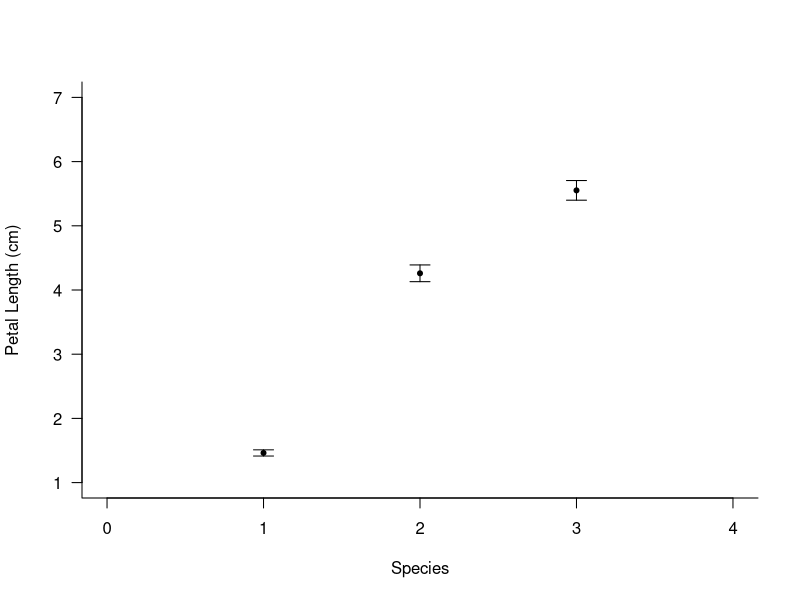
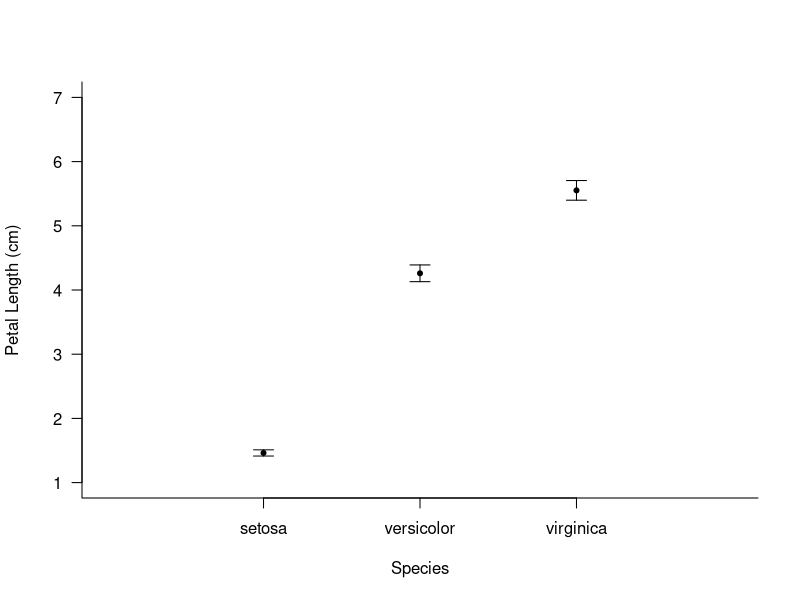

Reproduce these figures in R, in order.
# Date 18/01/2011
# Data Handling Course BD7054
# Linear Regression in R
# Template file on how to perform Linear Regression in R
#
# The data give the diameter of plants in mm and the 
# amount of seed each plant produced in g.
# We are interested in how seed production is affected
# by plant size, as indicated by root diameter.

# -------------------------------------------------------------------
# Housekeeping

rm(list=ls()) # remove everything currently held in the R memory

graphics.off() # close all open graphics windows 


# -------------------------------------------------------------------
# Enter or read in your data from a file
# In this example we will use the in-built dataset "iris" which gives the 
# measurements in centimeters of the variables sepal length and width 
# and petal length and width, respectively, for 50 flowers from each 
# of 3 species of iris. The species are Iris setosa, versicolor, and virginica.
# see ?iris for more information

#setwd("D:/Alternative My Documents/Andrews Documents/Camtasia Studio/R podcasts/R podcasts scripts/graphics scripts")

# read in data from our CSV file                              
# This is a comma separated file

#brain.data <- read.csv("brain_data.csv", header=TRUE)

# make the data directly accessible by the column headers
attach(iris)


# --------------------------------------------------------------------
# Plot and explore your data


head(iris)

# *************************************
# use an errorbar plot to show the data
# NB not straight forward
dev.new()
par(mfrow=c(1,1))
# calculate the means of the groups using tapply()
mu <- tapply(Petal.Length,Species,mean)

# Here i write my own function to calculate the 95% confidence intervals, see
# http://en.wikipedia.org/wiki/Standard_error#Assumptions_and_usage
CI95 <- function (x) {return(1.96*sqrt(var(x)/length(x)))} 
se <- tapply(Petal.Length,Species,CI95)
plot(1:3,mu,xlim=c(0,4),ylim=c(1,7),pch=20, las=1, bty="L",
      xlab="Species", ylab="Petal Length (cm)")
arrows( x0=1:3, x1=1:3, y0=mu+se, y1=mu-se, code=3, length=0.1, angle=90)
# ************************************* 


# *************************************
# use an errorbar plot to show the data
# Fix the x-axis labels  and tidy up the plot
dev.new()
par(mfrow=c(1,1))
# calculate the means of the groups
mu <- tapply(Petal.Length,Species,mean)
CI95 <- function (x) {return(1.96*sd(x)/sqrt(length(x)))} 
se <- tapply(Petal.Length,Species,CI95)
plot(1:3,mu,xlim=c(0,4),ylim=c(1,7),pch=20, las=1, bty="L",
       xaxt="n",xlab="Species", ylab="Petal Length (cm)")
axis(1, at=1:3, levels(Species), ) 
arrows( x0=1:3, x1=1:3, y0=mu+se, y1=mu-se, code=3, length=0.1, angle=90)
# *************************************


# --------------------------------------------------------------------
# Analyse your data
# e.g. a t-test, or linear regression, or ANOVA, or whatever



# --------------------------------------------------------------------
# Plot the results of your analysis



# 
# --------------------------------------------------------------------
# Save your data (only if you want)

# The "list=" command tells us which variables we want to save
# The "file=" option tells us what file to save the data to

# save( list=ls(), file="grazing_data.rdata" )

# -------------------------------------------------------------------
# Housekeeping - Cleaning up
detach(iris)





